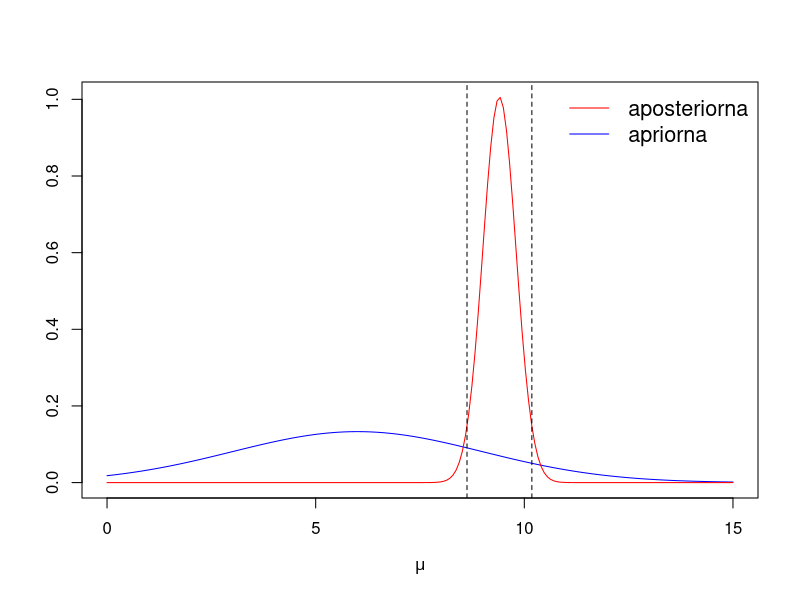
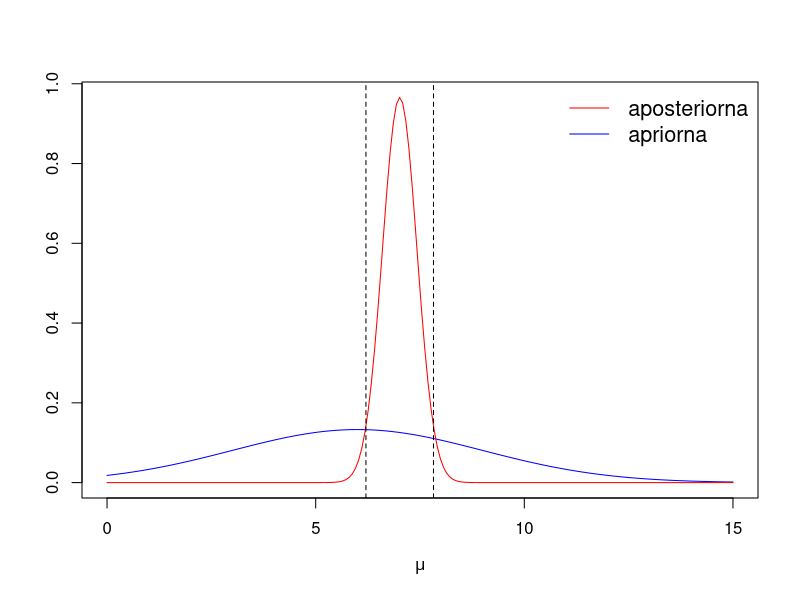

Here is the R script that generated these plots, in order:
## ---- chunk 1
knitr::opts_chunk$set(echo = TRUE, message = FALSE, fig.width = 8, fig.height = 5, out.width = "0.8\\textwidth")
## ---- chunk 2
school1 <- c(2.11, 9.75, 13.88, 11.3, 8.93, 15.66, 16.38, 4.54, 8.86, 11.94, 
  12.47, 11.11, 11.65, 14.53, 9.61, 7.38, 3.34, 9.06, 9.45, 5.98,
  7.44, 8.5, 1.55, 11.45, 9.73)
school2 <- c(0.29, 1.13, 6.52, 11.72, 6.54, 5.63, 14.59, 11.74, 9.12, 9.43,
             10.64, 12.28, 9.5, 0.63, 15.35, 5.31, 8.49, 3.04, 3.77, 6.22,
             2.14, 6.58, 1.11)
## ---- chunk 3
var <- 2
mu0 <- 6
tau0 <- 3
## ---- chunk 4
mus <- seq(0, 15, length=200)
apriorna <- dnorm(mus, mu0, tau0)
## ---- chunk 5
n1 <- length(school1)
mu1 <- tau0^2/(var^2/n1 + tau0^2) * mean(school1) + var^2/n1/(var^2/n1 + tau0^2) * mu0
tau1 <- var^2/n1 * tau0^2 /(var^2/n1 + tau0^2)
aposteriorna1 <- dnorm(mus, mu1, sqrt(tau1))
I1 <- qnorm(c(0.025,0.975), mu1, sqrt(tau1))
## ---- chunk 6
plot(mus, apriorna, type='l', col='blue', ylab='', xlab=expression(mu),
     ylim=c(0, max(c(apriorna, aposteriorna1))))
lines(mus, aposteriorna1, col='red')
legend("topright", legend = c("aposteriorna", "apriorna"),
col = c("red","blue"), lty = 1, bty = "n", cex = 1.3)
abline(v=I1, lty='dashed')
## ---- chunk 7
n2 <- length(school2)
mu2 <- tau0^2/(var^2/n2 + tau0^2) * mean(school2) + var^2/n2/(var^2/n2 + tau0^2) * mu0
tau2 <- var^2/n2 * tau0^2 /(var^2/n2 + tau0^2)
aposteriorna2 <- dnorm(mus, mu2, sqrt(tau2))
I2 <- qnorm(c(0.025,0.975), mu2, sqrt(tau2))
## ---- chunk 8
plot(mus, apriorna, type='l', col='blue', ylab='', xlab=expression(mu),
     ylim=c(0, max(c(apriorna, aposteriorna2))))
lines(mus, aposteriorna2, col='red')
legend("topright", legend = c("aposteriorna", "apriorna"),
col = c("red","blue"), lty = 1, bty = "n", cex = 1.3)
abline(v=I2, lty='dashed')
## ---- chunk 9
1 - pnorm(0, mu2 - mu1, sqrt(tau1 + tau2))
## ---- chunk 10
school3 <- c(4.33, 7.77, 4.15, 5.64, 7.69, 5.04, 10.01, 13.43, 13.63, 9.9,
             5.72, 5.16, 4.33, 12.9, 11.27, 6.05, 0.95, 6.02, 12.22, 12.85)
